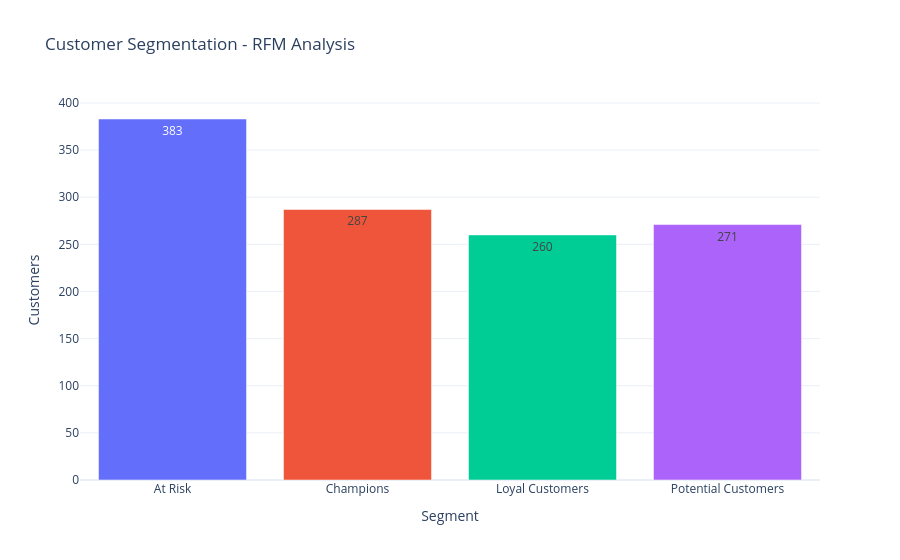

Notebook source saved alongside this figure:
### Code cell
segment_summary = (
    rfm.groupby("Segment", as_index=False)
    .agg(
        Customers=("CustomerID", "count"),
        Revenue=("Monetary", "sum"),
        AverageRecency=("Recency", "mean")
    )
)

fig = px.bar(
    segment_summary,
    x="Segment",
    y="Customers",
    color="Segment",
    title="Customer Segmentation - RFM Analysis",
    text="Customers"
)

fig.update_layout(
    template="plotly_white",
    showlegend=False
)

fig.show()

display(segment_summary)

### Figure 1 — Plotly figure (JSON) as saved in the notebook; plotly's stock layout.template omitted (floating-point values rounded to 4 significant figures)
{"data": [{"hovertemplate": "Segment=%{x}<br>Customers=%{text}<extra></extra>", "legendgroup": "At Risk", "marker": {"color": "#636efa", "pattern": {"shape": ""}}, "name": "At Risk", "orientation": "v", "showlegend": true, "text": [383.0], "textposition": "auto", "type": "bar", "x": ["At Risk"], "xaxis": "x", "y": [383], "yaxis": "y"}, {"hovertemplate": "Segment=%{x}<br>Customers=%{text}<extra></extra>", "legendgroup": "Champions", "marker": {"color": "#EF553B", "pattern": {"shape": ""}}, "name": "Champions", "orientation": "v", "showlegend": true, "text": [287.0], "textposition": "auto", "type": "bar", "x": ["Champions"], "xaxis": "x", "y": [287], "yaxis": "y"}, {"hovertemplate": "Segment=%{x}<br>Customers=%{text}<extra></extra>", "legendgroup": "Loyal Customers", "marker": {"color": "#00cc96", "pattern": {"shape": ""}}, "name": "Loyal Customers", "orientation": "v", "showlegend": true, "text": [260.0], "textposition": "auto", "type": "bar", "x": ["Loyal Customers"], "xaxis": "x", "y": [260], "yaxis": "y"}, {"hovertemplate": "Segment=%{x}<br>Customers=%{text}<extra></extra>", "legendgroup": "Potential Customers", "marker": {"color": "#ab63fa", "pattern": {"shape": ""}}, "name": "Potential Customers", "orientation": "v", "showlegend": true, "text": [271.0], "textposition": "auto", "type": "bar", "x": ["Potential Customers"], "xaxis": "x", "y": [271], "yaxis": "y"}], "layout": {"barmode": "relative", "legend": {"title": {"text": "Segment"}, "tracegroupgap": 0}, "showlegend": false, "title": {"text": "Customer Segmentation - RFM Analysis"}, "xaxis": {"anchor": "y", "categoryarray": ["At Risk", "Champions", "Loyal Customers", "Potential Customers"], "categoryorder": "array", "domain": [0, 1], "title": {"text": "Segment"}}, "yaxis": {"anchor": "x", "domain": [0, 1], "title": {"text": "Customers"}}}}
